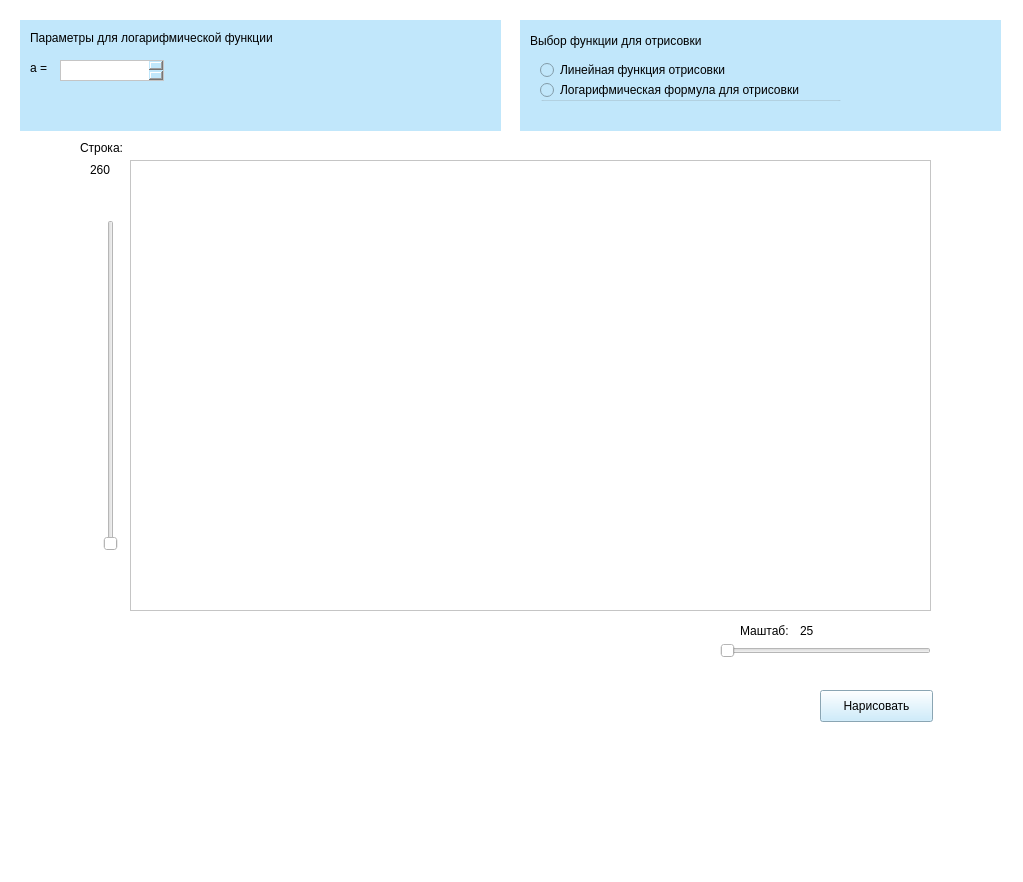
<?xml version="1.0" encoding="UTF-8"?>
<ui version="4.0">
 <class>MainWindow</class>
 <widget class="QMainWindow" name="MainWindow">
  <property name="enabled">
   <bool>true</bool>
  </property>
  <property name="geometry">
   <rect>
    <x>0</x>
    <y>0</y>
    <width>1023</width>
    <height>882</height>
   </rect>
  </property>
  <property name="windowTitle">
   <string>MainWindow</string>
  </property>
  <property name="styleSheet">
   <string notr="true">background-color: rgb(255, 255, 255);</string>
  </property>
  <widget class="QWidget" name="centralwidget">
   <widget class="QGraphicsView" name="imageView">
    <property name="geometry">
     <rect>
      <x>130</x>
      <y>160</y>
      <width>801</width>
      <height>451</height>
     </rect>
    </property>
   </widget>
   <widget class="QSlider" name="sliderString">
    <property name="geometry">
     <rect>
      <x>720</x>
      <y>640</y>
      <width>211</width>
      <height>21</height>
     </rect>
    </property>
    <property name="orientation">
     <enum>Qt::Horizontal</enum>
    </property>
   </widget>
   <widget class="QSlider" name="sliderScale">
    <property name="geometry">
     <rect>
      <x>100</x>
      <y>220</y>
      <width>22</width>
      <height>331</height>
     </rect>
    </property>
    <property name="orientation">
     <enum>Qt::Vertical</enum>
    </property>
   </widget>
   <widget class="QLabel" name="labelString">
    <property name="geometry">
     <rect>
      <x>80</x>
      <y>140</y>
      <width>55</width>
      <height>16</height>
     </rect>
    </property>
    <property name="text">
     <string>Строка:</string>
    </property>
   </widget>
   <widget class="QLabel" name="labelCountString">
    <property name="geometry">
     <rect>
      <x>90</x>
      <y>160</y>
      <width>31</width>
      <height>20</height>
     </rect>
    </property>
    <property name="text">
     <string>260</string>
    </property>
   </widget>
   <widget class="QLabel" name="labelScale">
    <property name="geometry">
     <rect>
      <x>740</x>
      <y>620</y>
      <width>55</width>
      <height>21</height>
     </rect>
    </property>
    <property name="text">
     <string>Маштаб:</string>
    </property>
   </widget>
   <widget class="QLabel" name="labelCountScale">
    <property name="geometry">
     <rect>
      <x>800</x>
      <y>620</y>
      <width>51</width>
      <height>21</height>
     </rect>
    </property>
    <property name="text">
     <string>25</string>
    </property>
   </widget>
   <widget class="QPushButton" name="home">
    <property name="geometry">
     <rect>
      <x>40</x>
      <y>150</y>
      <width>91</width>
      <height>71</height>
     </rect>
    </property>
    <property name="styleSheet">
     <string notr="true">#home {
background-color: transparent;
border-image: url(:home.png);
background: none;
border: none;
background-repeat: none;
}</string>
    </property>
    <property name="text">
     <string notr="true"/>
    </property>
   </widget>
   <widget class="QWidget" name="widget" native="true">
    <property name="enabled">
     <bool>false</bool>
    </property>
    <property name="geometry">
     <rect>
      <x>20</x>
      <y>20</y>
      <width>481</width>
      <height>111</height>
     </rect>
    </property>
    <property name="styleSheet">
     <string notr="true">background-color: rgb(193, 231, 251);</string>
    </property>
    <widget class="QLabel" name="label">
     <property name="geometry">
      <rect>
       <x>10</x>
       <y>10</y>
       <width>231</width>
       <height>21</height>
      </rect>
     </property>
     <property name="text">
      <string>Параметры для линейной функции</string>
     </property>
    </widget>
    <widget class="QTextEdit" name="textEdit">
     <property name="geometry">
      <rect>
       <x>50</x>
       <y>40</y>
       <width>104</width>
       <height>20</height>
      </rect>
     </property>
     <property name="styleSheet">
      <string notr="true">background-color: rgb(255, 255, 255);</string>
     </property>
    </widget>
    <widget class="QLabel" name="label_3">
     <property name="geometry">
      <rect>
       <x>10</x>
       <y>40</y>
       <width>41</width>
       <height>16</height>
      </rect>
     </property>
     <property name="text">
      <string>L_d = </string>
     </property>
    </widget>
    <widget class="QTextEdit" name="textEdit_2">
     <property name="geometry">
      <rect>
       <x>40</x>
       <y>70</y>
       <width>104</width>
       <height>21</height>
      </rect>
     </property>
     <property name="styleSheet">
      <string notr="true">background-color: rgb(255, 255, 255);</string>
     </property>
    </widget>
    <widget class="QLabel" name="label_4">
     <property name="geometry">
      <rect>
       <x>10</x>
       <y>70</y>
       <width>21</width>
       <height>21</height>
      </rect>
     </property>
     <property name="text">
      <string>µ = </string>
     </property>
    </widget>
   </widget>
   <widget class="QWidget" name="widget_2" native="true">
    <property name="geometry">
     <rect>
      <x>520</x>
      <y>20</y>
      <width>481</width>
      <height>111</height>
     </rect>
    </property>
    <property name="styleSheet">
     <string notr="true">background-color: rgb(193, 231, 251);</string>
    </property>
    <widget class="QLabel" name="label_2">
     <property name="geometry">
      <rect>
       <x>10</x>
       <y>10</y>
       <width>201</width>
       <height>21</height>
      </rect>
     </property>
     <property name="text">
      <string>Выбор функции для отрисовки</string>
     </property>
    </widget>
    <widget class="QGroupBox" name="groupBox">
     <property name="geometry">
      <rect>
       <x>20</x>
       <y>40</y>
       <width>301</width>
       <height>41</height>
      </rect>
     </property>
     <property name="styleSheet">
      <string notr="true">background-color: rgb(193, 231, 251);</string>
     </property>
     <property name="title">
      <string/>
     </property>
     <widget class="QRadioButton" name="radioButton">
      <property name="geometry">
       <rect>
        <x>0</x>
        <y>0</y>
        <width>311</width>
        <height>20</height>
       </rect>
      </property>
      <property name="text">
       <string>Линейная функция отрисовки</string>
      </property>
     </widget>
     <widget class="QRadioButton" name="radioButton_2">
      <property name="geometry">
       <rect>
        <x>0</x>
        <y>20</y>
        <width>301</width>
        <height>20</height>
       </rect>
      </property>
      <property name="text">
       <string>Логарифмическая формула для отрисовки</string>
      </property>
     </widget>
    </widget>
   </widget>
   <widget class="QPushButton" name="pushButton">
    <property name="geometry">
     <rect>
      <x>820</x>
      <y>690</y>
      <width>113</width>
      <height>32</height>
     </rect>
    </property>
    <property name="styleSheet">
     <string notr="true">background-color: rgb(193, 231, 251);</string>
    </property>
    <property name="text">
     <string>Нарисовать</string>
    </property>
   </widget>
   <widget class="QWidget" name="widget_3" native="true">
    <property name="geometry">
     <rect>
      <x>20</x>
      <y>20</y>
      <width>481</width>
      <height>111</height>
     </rect>
    </property>
    <property name="styleSheet">
     <string notr="true">background-color: rgb(193, 231, 251);</string>
    </property>
    <widget class="QLabel" name="label_5">
     <property name="geometry">
      <rect>
       <x>10</x>
       <y>10</y>
       <width>281</width>
       <height>16</height>
      </rect>
     </property>
     <property name="text">
      <string>Параметры для логарифмической функции</string>
     </property>
    </widget>
    <widget class="QLabel" name="label_6">
     <property name="geometry">
      <rect>
       <x>10</x>
       <y>40</y>
       <width>21</width>
       <height>16</height>
      </rect>
     </property>
     <property name="text">
      <string>a = </string>
     </property>
    </widget>
    <widget class="QTextEdit" name="textEdit_3">
     <property name="geometry">
      <rect>
       <x>40</x>
       <y>40</y>
       <width>104</width>
       <height>21</height>
      </rect>
     </property>
     <property name="styleSheet">
      <string notr="true">background-color: rgb(255, 255, 255);</string>
     </property>
    </widget>
   </widget>
  </widget>
  <widget class="QStatusBar" name="statusbar"/>
 </widget>
 <resources/>
 <connections/>
</ui>
